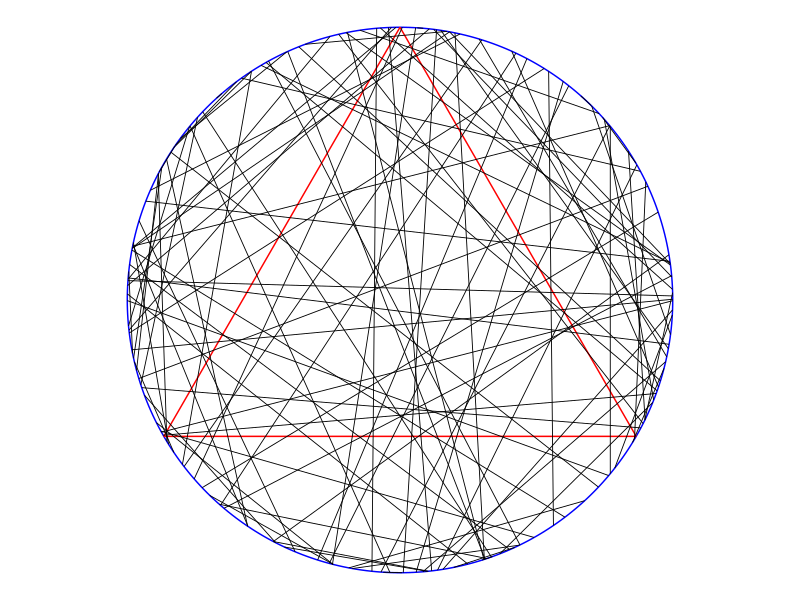

Reproduce this figure in R. (Note: this script raises an error after producing the figure.)
# Instruction to students: You may clear the code in this file and replace it
# with your own.

library(tidyverse)
library(ggforce)
theme_set(theme_void())





# Bertrand’s Paradox Probability Part

# Setting parameters
nLines = 100; # Number of lines
x0 = 0 # x-coordinate of the center of the circle
y0 = 0 # y-coordinate of the center of the circle
r0 = 1 # Radius of circle
l = sqrt(3) # Length of the side of an equilateral triangle



# Method A
theta1 <- runif(nLines, 0, 2*pi)
theta2 <- runif(nLines, 0, 2*pi) 
# Endpoints of chords on the circumference of the circle
x1 <- r0*cos(theta1) 
y1 <- r0*sin(theta1) 
x2 <- r0*cos(theta2)
y2 <- r0*sin(theta2)

chordA <- sqrt((x2 - x1)^2 + (y2 - y1)^2)
sA <- sum(chordA > l) # Total number of chords longer than the length(l)
pA <- sA/nLines # Probability of Method A
print(pA)
# Answer for Probability of Method A is roughly around 1/3



# Method B
theta3 <- runif(nLines, 0, 2*pi)
# Endpoints of radius on the circumference of the circle
x3 <- r0*cos(theta3)
y3 <- r0*sin(theta3) 

distance1 <- runif(nLines, 0, r0)
chordB <- 2 * sqrt((r0)^2 - (distance1)^2)
sB <- sum(chordB > l) # Total number of chords longer than the length(l)
pB <- sB/nLines # Probability of Method B
print (pB)
# Answer for Probability of Method B is roughly around 1/2



# Method C 
r2 <- r0 * sqrt(runif(nLines))
theta4 <- runif(nLines, 0, 2*pi)

# Midpoints within the circle
x4 <- r2*cos(theta4)
y4 <- r2*sin(theta4)

distance2 <- sqrt((x4 - x0)^2 + (y4 - y0)^2)
chordC <- 2 * sqrt((r0)^2 - (distance2)^2)
sC <- sum(chordC > l) # Total number of chords longer than the length(l)
pC <- sC/nLines # Probability of Method C
print(pC)
# Answer for Probability of Method C is roughly around 1/4





# Bertrand’s Paradox Plotting Part

# Coordinates of equilateral triangle
eqtri_df <- tibble(
  x    = c(0, sqrt(3) / 2, -sqrt(3) / 2),
  y    = c(1, -0.5, -0.5),
  xend = c(sqrt(3) / 2, -sqrt(3) / 2, 0),
  yend = c(-0.5, -0.5, 1)
)



# Method A
rdmchr_df1 <- tibble(
  x    = x1,
  y    = y1,
  xend = x2,
  yend = y2
)

p <- ggplot() +
  ggforce::geom_circle(aes(x0 = x0, y0 = y0, r = r0), col = 'blue', size = 0.5) +
  geom_segment(data = eqtri_df, aes(x = x, y = y, xend = xend, yend = yend), col = 'red', size = 0.5) +
  geom_segment(data = rdmchr_df1, aes(x = x, y = y, xend = xend, yend = yend), size = 0.3) +
  coord_equal()

ggsave(p, file = "plotA.png", height = 5, width = 7)



# Method B
x5 <- (distance1/r0) * (x3-x0) 
y5 <- (distance1/r0) * (y3-y0)
# Endpoints of chord on the circumference of the circle
x6 <- 
y6 <- 
x7 <- ((2 * (x5)) - x6)
y7 <- ((2 * (y5)) - y6)

rdmchr_df2 <- tibble(
  x    = x6,
  y    = y6,
  xend = x7,
  yend = y7
)

p <- ggplot() +
  ggforce::geom_circle(aes(x0 = x0, y0 = y0, r = r0), col = 'blue', size = 0.5) +
  geom_segment(data = eqtri_df, aes(x = x, y = y, xend = xend, yend = yend), col = 'red', size = 0.5) +
  geom_segment(data = rdmchr_df, aes(x = x0, y = y0, xend = x3, yend = y3), col = 'gray', size = 0.3) +
  geom_point(aes(x5, y5), col = 'gray') +
#  geom_segment(data = rdmchr_df2, aes(x = x, y = y, xend = xend, yend = yend), size = 0.3) +
  coord_equal()

ggsave(p, file = "plotB.png", height = 5, width = 7)



# Method C
# Endpoints of chord on the circumference of the circle
x8 <- 
y8 <- 
x9 <- ((2 * (x4)) - (x8))
y9 <- ((2 * (y4)) - (y8))

rdmchr_df3 <- tibble(
  x    = x8,
  y    = y8,
  xend = x9,
  yend = y9
)

p <- ggplot() +
  ggforce::geom_circle(aes(x0 = x0, y0 = y0, r = r0), col = 'blue', size = 0.5) +
  geom_segment(data = eqtri_df, aes(x = x, y = y, xend = xend, yend = yend), col = 'red', size = 0.5) +
  geom_point(aes(x4, y4), col = 'gray') +
#  geom_segment(data = rdmchr_df3, aes(x = x, y = y, xend = xend, yend = yend), size = 0.3) +
  coord_equal()

ggsave(p, file = "plotC.png", height = 5, width = 7)

